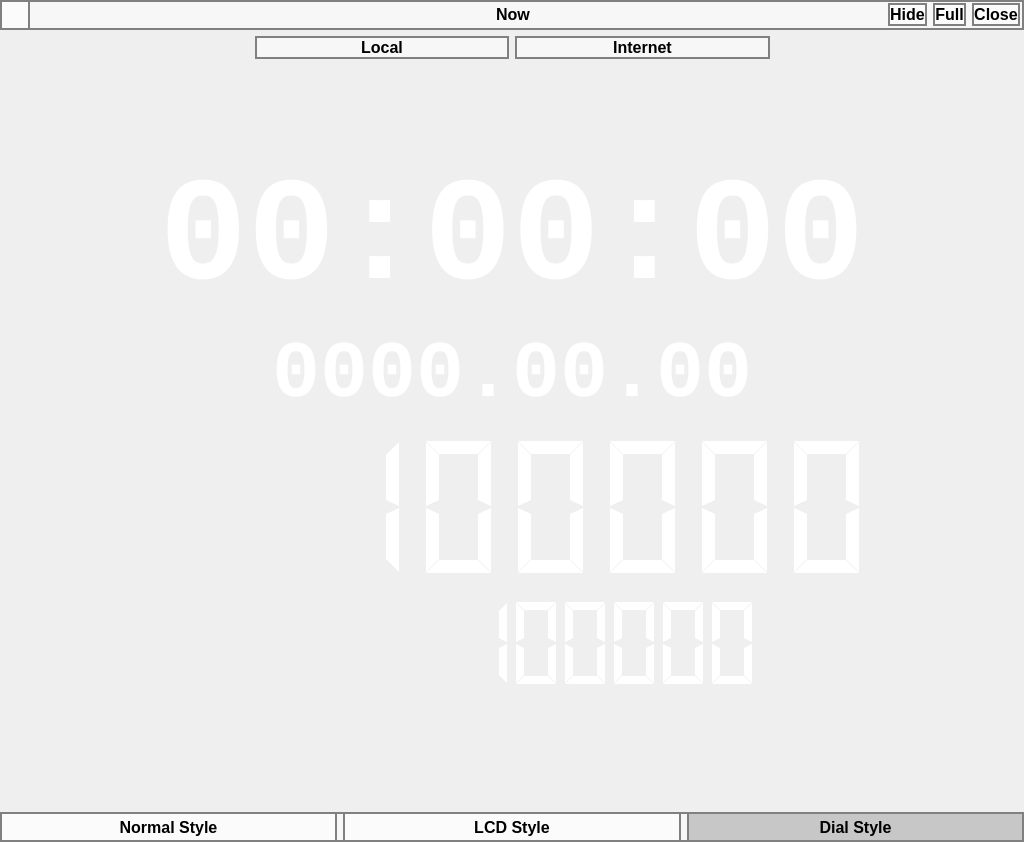
<?xml version="1.0" encoding="UTF-8"?>
<ui version="4.0">
 <class>MainWindow</class>
 <widget class="QWidget" name="MainWindow">
  <property name="geometry">
   <rect>
    <x>0</x>
    <y>0</y>
    <width>1024</width>
    <height>842</height>
   </rect>
  </property>
  <property name="font">
   <font>
    <family>Arial</family>
    <pointsize>12</pointsize>
    <bold>true</bold>
   </font>
  </property>
  <property name="windowTitle">
   <string>Now</string>
  </property>
  <property name="styleSheet">
   <string notr="true"/>
  </property>
  <layout class="QVBoxLayout" name="verticalLayout">
   <property name="spacing">
    <number>6</number>
   </property>
   <property name="leftMargin">
    <number>0</number>
   </property>
   <property name="topMargin">
    <number>0</number>
   </property>
   <property name="rightMargin">
    <number>0</number>
   </property>
   <property name="bottomMargin">
    <number>0</number>
   </property>
   <item>
    <widget class="QWidget" name="VLayMain" native="true">
     <property name="sizePolicy">
      <sizepolicy hsizetype="Preferred" vsizetype="Preferred">
       <horstretch>0</horstretch>
       <verstretch>0</verstretch>
      </sizepolicy>
     </property>
     <layout class="QVBoxLayout" name="verticalLayout_3">
      <property name="leftMargin">
       <number>0</number>
      </property>
      <property name="topMargin">
       <number>0</number>
      </property>
      <property name="rightMargin">
       <number>0</number>
      </property>
      <property name="bottomMargin">
       <number>0</number>
      </property>
      <item>
       <widget class="QWidget" name="HLayTitle" native="true">
        <property name="sizePolicy">
         <sizepolicy hsizetype="Expanding" vsizetype="Fixed">
          <horstretch>0</horstretch>
          <verstretch>0</verstretch>
         </sizepolicy>
        </property>
        <property name="minimumSize">
         <size>
          <width>0</width>
          <height>30</height>
         </size>
        </property>
        <property name="styleSheet">
         <string notr="true">.QWidget, QPushButton, QToolButton
{
    background-color: rgba(255, 255, 255, 0.5);
    border: 2px solid gray;
}

/* 鼠标悬停时 */
QPushButton:hover
{
    background-color: rgba(200, 200, 200, 0.5);
}

/* 鼠标按下时 */
QPushButton:pressed
{
    background-color: rgba(150, 150, 150, 0.5);
}</string>
        </property>
        <layout class="QHBoxLayout" name="horizontalLayout_2">
         <property name="leftMargin">
          <number>0</number>
         </property>
         <property name="topMargin">
          <number>0</number>
         </property>
         <property name="rightMargin">
          <number>0</number>
         </property>
         <property name="bottomMargin">
          <number>0</number>
         </property>
         <item>
          <widget class="QToolButton" name="btnMenu">
           <property name="font">
            <font>
             <family>Arial</family>
             <pointsize>12</pointsize>
             <bold>true</bold>
            </font>
           </property>
           <property name="icon">
            <iconset resource="resource.qrc">
             <normaloff>:/icon.ico</normaloff>:/icon.ico</iconset>
           </property>
           <property name="iconSize">
            <size>
             <width>23</width>
             <height>23</height>
            </size>
           </property>
           <property name="popupMode">
            <enum>QToolButton::InstantPopup</enum>
           </property>
           <property name="toolButtonStyle">
            <enum>Qt::ToolButtonTextBesideIcon</enum>
           </property>
           <property name="autoRaise">
            <bool>false</bool>
           </property>
           <property name="arrowType">
            <enum>Qt::NoArrow</enum>
           </property>
          </widget>
         </item>
         <item>
          <spacer name="horizontalSpacer_3">
           <property name="orientation">
            <enum>Qt::Horizontal</enum>
           </property>
           <property name="sizeType">
            <enum>QSizePolicy::Preferred</enum>
           </property>
           <property name="sizeHint" stdset="0">
            <size>
             <width>108</width>
             <height>20</height>
            </size>
           </property>
          </spacer>
         </item>
         <item>
          <widget class="QLabel" name="labTitle">
           <property name="sizePolicy">
            <sizepolicy hsizetype="Expanding" vsizetype="Fixed">
             <horstretch>0</horstretch>
             <verstretch>0</verstretch>
            </sizepolicy>
           </property>
           <property name="font">
            <font>
             <family>Arial</family>
             <pointsize>12</pointsize>
             <bold>true</bold>
            </font>
           </property>
           <property name="text">
            <string>Now</string>
           </property>
           <property name="alignment">
            <set>Qt::AlignCenter</set>
           </property>
          </widget>
         </item>
         <item>
          <widget class="QPushButton" name="btnHide">
           <property name="text">
            <string>Hide</string>
           </property>
          </widget>
         </item>
         <item>
          <widget class="QPushButton" name="btnFull">
           <property name="sizePolicy">
            <sizepolicy hsizetype="Fixed" vsizetype="Fixed">
             <horstretch>0</horstretch>
             <verstretch>0</verstretch>
            </sizepolicy>
           </property>
           <property name="font">
            <font>
             <family>Arial</family>
             <pointsize>12</pointsize>
             <bold>true</bold>
            </font>
           </property>
           <property name="text">
            <string>Full</string>
           </property>
           <property name="icon">
            <iconset resource="resource.qrc">
             <normaloff>:/resource/full.svg</normaloff>:/resource/full.svg</iconset>
           </property>
           <property name="iconSize">
            <size>
             <width>30</width>
             <height>16</height>
            </size>
           </property>
          </widget>
         </item>
         <item>
          <widget class="QPushButton" name="btnClose">
           <property name="sizePolicy">
            <sizepolicy hsizetype="Maximum" vsizetype="Fixed">
             <horstretch>0</horstretch>
             <verstretch>0</verstretch>
            </sizepolicy>
           </property>
           <property name="font">
            <font>
             <family>Arial</family>
             <pointsize>12</pointsize>
             <bold>true</bold>
            </font>
           </property>
           <property name="text">
            <string>Close</string>
           </property>
           <property name="icon">
            <iconset resource="resource.qrc">
             <normaloff>:/resource/close.svg</normaloff>:/resource/close.svg</iconset>
           </property>
           <property name="iconSize">
            <size>
             <width>20</width>
             <height>16</height>
            </size>
           </property>
          </widget>
         </item>
         <item>
          <spacer name="horizontalSpacer_4">
           <property name="orientation">
            <enum>Qt::Horizontal</enum>
           </property>
           <property name="sizeType">
            <enum>QSizePolicy::Preferred</enum>
           </property>
           <property name="sizeHint" stdset="0">
            <size>
             <width>4</width>
             <height>20</height>
            </size>
           </property>
          </spacer>
         </item>
        </layout>
       </widget>
      </item>
      <item>
       <widget class="QWidget" name="HLayMode" native="true">
        <layout class="QHBoxLayout" name="horizontalLayout_3">
         <property name="leftMargin">
          <number>0</number>
         </property>
         <property name="topMargin">
          <number>0</number>
         </property>
         <property name="rightMargin">
          <number>0</number>
         </property>
         <property name="bottomMargin">
          <number>0</number>
         </property>
         <item>
          <spacer name="horizontalSpacer">
           <property name="orientation">
            <enum>Qt::Horizontal</enum>
           </property>
           <property name="sizeHint" stdset="0">
            <size>
             <width>40</width>
             <height>20</height>
            </size>
           </property>
          </spacer>
         </item>
         <item>
          <widget class="QPushButton" name="btnLocal">
           <property name="enabled">
            <bool>true</bool>
           </property>
           <property name="sizePolicy">
            <sizepolicy hsizetype="Expanding" vsizetype="Fixed">
             <horstretch>0</horstretch>
             <verstretch>0</verstretch>
            </sizepolicy>
           </property>
           <property name="font">
            <font>
             <family>Arial</family>
             <pointsize>12</pointsize>
             <bold>true</bold>
            </font>
           </property>
           <property name="styleSheet">
            <string notr="true">QPushButton
{
    background-color: rgba(255, 255, 255, 0.5);
    border: 2px solid gray;
}

/* 鼠标悬停时 */
QPushButton:hover
{
    background-color: rgba(200, 200, 200, 0.5);
}

/* 鼠标按下时 */
QPushButton:pressed
{
    background-color: rgba(150, 150, 150, 0.5);
}

/* 鼠标复选时 */
QPushButton:checked
{
    background-color: rgba(150, 150, 150, 0.5);
}</string>
           </property>
           <property name="text">
            <string>Local</string>
           </property>
           <property name="checkable">
            <bool>true</bool>
           </property>
           <property name="checked">
            <bool>false</bool>
           </property>
           <property name="autoExclusive">
            <bool>true</bool>
           </property>
          </widget>
         </item>
         <item>
          <widget class="QPushButton" name="btnInternet">
           <property name="sizePolicy">
            <sizepolicy hsizetype="Expanding" vsizetype="Fixed">
             <horstretch>0</horstretch>
             <verstretch>0</verstretch>
            </sizepolicy>
           </property>
           <property name="font">
            <font>
             <family>Arial</family>
             <pointsize>12</pointsize>
             <bold>true</bold>
            </font>
           </property>
           <property name="styleSheet">
            <string notr="true">QPushButton
{
    background-color: rgba(255, 255, 255, 0.5);
    border: 2px solid gray;
}

/* 鼠标悬停时 */
QPushButton:hover
{
    background-color: rgba(200, 200, 200, 0.5);
}

/* 鼠标按下时 */
QPushButton:pressed
{
    background-color: rgba(150, 150, 150, 0.5);
}

/* 鼠标复选时 */
QPushButton:checked
{
    background-color: rgba(150, 150, 150, 0.5);
}</string>
           </property>
           <property name="text">
            <string>Internet</string>
           </property>
           <property name="checkable">
            <bool>true</bool>
           </property>
           <property name="autoExclusive">
            <bool>true</bool>
           </property>
          </widget>
         </item>
         <item>
          <spacer name="horizontalSpacer_2">
           <property name="orientation">
            <enum>Qt::Horizontal</enum>
           </property>
           <property name="sizeHint" stdset="0">
            <size>
             <width>40</width>
             <height>20</height>
            </size>
           </property>
          </spacer>
         </item>
        </layout>
       </widget>
      </item>
      <item>
       <widget class="QWidget" name="VLayDateTime" native="true">
        <layout class="QVBoxLayout" name="verticalLayout_2">
         <property name="leftMargin">
          <number>0</number>
         </property>
         <property name="topMargin">
          <number>0</number>
         </property>
         <property name="rightMargin">
          <number>0</number>
         </property>
         <property name="bottomMargin">
          <number>0</number>
         </property>
         <item>
          <spacer name="verticalSpacer">
           <property name="orientation">
            <enum>Qt::Vertical</enum>
           </property>
           <property name="sizeType">
            <enum>QSizePolicy::MinimumExpanding</enum>
           </property>
           <property name="sizeHint" stdset="0">
            <size>
             <width>20</width>
             <height>40</height>
            </size>
           </property>
          </spacer>
         </item>
         <item>
          <widget class="QLabel" name="labTime">
           <property name="palette">
            <palette>
             <active>
              <colorrole role="WindowText">
               <brush brushstyle="SolidPattern">
                <color alpha="255">
                 <red>255</red>
                 <green>255</green>
                 <blue>255</blue>
                </color>
               </brush>
              </colorrole>
             </active>
             <inactive>
              <colorrole role="WindowText">
               <brush brushstyle="SolidPattern">
                <color alpha="255">
                 <red>255</red>
                 <green>255</green>
                 <blue>255</blue>
                </color>
               </brush>
              </colorrole>
             </inactive>
             <disabled/>
            </palette>
           </property>
           <property name="font">
            <font>
             <family>Consolas</family>
             <pointsize>110</pointsize>
             <bold>true</bold>
             <stylestrategy>PreferAntialias</stylestrategy>
            </font>
           </property>
           <property name="locale">
            <locale language="English" country="UnitedStates"/>
           </property>
           <property name="text">
            <string notr="true">00:00:00</string>
           </property>
           <property name="alignment">
            <set>Qt::AlignCenter</set>
           </property>
          </widget>
         </item>
         <item>
          <widget class="QLabel" name="labDate">
           <property name="palette">
            <palette>
             <active>
              <colorrole role="WindowText">
               <brush brushstyle="SolidPattern">
                <color alpha="255">
                 <red>255</red>
                 <green>255</green>
                 <blue>255</blue>
                </color>
               </brush>
              </colorrole>
             </active>
             <inactive>
              <colorrole role="WindowText">
               <brush brushstyle="SolidPattern">
                <color alpha="255">
                 <red>255</red>
                 <green>255</green>
                 <blue>255</blue>
                </color>
               </brush>
              </colorrole>
             </inactive>
             <disabled/>
            </palette>
           </property>
           <property name="font">
            <font>
             <family>Consolas</family>
             <pointsize>60</pointsize>
             <bold>true</bold>
             <stylestrategy>PreferAntialias</stylestrategy>
            </font>
           </property>
           <property name="locale">
            <locale language="English" country="UnitedStates"/>
           </property>
           <property name="text">
            <string notr="true">0000.00.00</string>
           </property>
           <property name="alignment">
            <set>Qt::AlignCenter</set>
           </property>
          </widget>
         </item>
         <item>
          <widget class="QLCDNumber" name="lcdTime">
           <property name="minimumSize">
            <size>
             <width>0</width>
             <height>160</height>
            </size>
           </property>
           <property name="palette">
            <palette>
             <active>
              <colorrole role="WindowText">
               <brush brushstyle="SolidPattern">
                <color alpha="255">
                 <red>255</red>
                 <green>255</green>
                 <blue>255</blue>
                </color>
               </brush>
              </colorrole>
             </active>
             <inactive>
              <colorrole role="WindowText">
               <brush brushstyle="SolidPattern">
                <color alpha="255">
                 <red>255</red>
                 <green>255</green>
                 <blue>255</blue>
                </color>
               </brush>
              </colorrole>
             </inactive>
             <disabled/>
            </palette>
           </property>
           <property name="autoFillBackground">
            <bool>false</bool>
           </property>
           <property name="frameShape">
            <enum>QFrame::NoFrame</enum>
           </property>
           <property name="smallDecimalPoint">
            <bool>true</bool>
           </property>
           <property name="digitCount">
            <number>8</number>
           </property>
           <property name="segmentStyle">
            <enum>QLCDNumber::Flat</enum>
           </property>
           <property name="intValue" stdset="0">
            <number>12345678</number>
           </property>
          </widget>
         </item>
         <item>
          <widget class="QLCDNumber" name="lcdDate">
           <property name="minimumSize">
            <size>
             <width>0</width>
             <height>100</height>
            </size>
           </property>
           <property name="palette">
            <palette>
             <active>
              <colorrole role="WindowText">
               <brush brushstyle="SolidPattern">
                <color alpha="255">
                 <red>255</red>
                 <green>255</green>
                 <blue>255</blue>
                </color>
               </brush>
              </colorrole>
             </active>
             <inactive>
              <colorrole role="WindowText">
               <brush brushstyle="SolidPattern">
                <color alpha="255">
                 <red>255</red>
                 <green>255</green>
                 <blue>255</blue>
                </color>
               </brush>
              </colorrole>
             </inactive>
             <disabled/>
            </palette>
           </property>
           <property name="font">
            <font>
             <family>Arial</family>
             <pointsize>9</pointsize>
             <bold>true</bold>
            </font>
           </property>
           <property name="frameShape">
            <enum>QFrame::NoFrame</enum>
           </property>
           <property name="smallDecimalPoint">
            <bool>false</bool>
           </property>
           <property name="digitCount">
            <number>10</number>
           </property>
           <property name="segmentStyle">
            <enum>QLCDNumber::Flat</enum>
           </property>
           <property name="intValue" stdset="0">
            <number>1234567890</number>
           </property>
          </widget>
         </item>
         <item>
          <spacer name="verticalSpacer_2">
           <property name="orientation">
            <enum>Qt::Vertical</enum>
           </property>
           <property name="sizeType">
            <enum>QSizePolicy::MinimumExpanding</enum>
           </property>
           <property name="sizeHint" stdset="0">
            <size>
             <width>20</width>
             <height>40</height>
            </size>
           </property>
          </spacer>
         </item>
         <item>
          <widget class="QLabel" name="labInternet">
           <property name="palette">
            <palette>
             <active>
              <colorrole role="WindowText">
               <brush brushstyle="SolidPattern">
                <color alpha="255">
                 <red>255</red>
                 <green>255</green>
                 <blue>255</blue>
                </color>
               </brush>
              </colorrole>
             </active>
             <inactive>
              <colorrole role="WindowText">
               <brush brushstyle="SolidPattern">
                <color alpha="255">
                 <red>255</red>
                 <green>255</green>
                 <blue>255</blue>
                </color>
               </brush>
              </colorrole>
             </inactive>
             <disabled/>
            </palette>
           </property>
           <property name="font">
            <font>
             <family>Arial</family>
             <pointsize>12</pointsize>
             <bold>false</bold>
            </font>
           </property>
           <property name="text">
            <string notr="true"/>
           </property>
           <property name="alignment">
            <set>Qt::AlignCenter</set>
           </property>
          </widget>
         </item>
        </layout>
       </widget>
      </item>
      <item>
       <widget class="QWidget" name="HLayStyle" native="true">
        <property name="minimumSize">
         <size>
          <width>0</width>
          <height>30</height>
         </size>
        </property>
        <property name="autoFillBackground">
         <bool>false</bool>
        </property>
        <property name="styleSheet">
         <string notr="true">.QWidget, QPushButton
{
    background-color: rgba(255, 255, 255, 0.5);
    border: 2px solid gray;
}

/* 鼠标悬停时 */
QPushButton:hover
{
    background-color: rgba(200, 200, 200, 0.5);
}

/* 鼠标按下时 */
QPushButton:pressed
{
    background-color: rgba(150, 150, 150, 0.5);
}

/* 鼠标复选时 */
QPushButton:checked
{
    background-color: rgba(150, 150, 150, 0.5);
}</string>
        </property>
        <layout class="QHBoxLayout" name="horizontalLayout">
         <property name="leftMargin">
          <number>0</number>
         </property>
         <property name="topMargin">
          <number>0</number>
         </property>
         <property name="rightMargin">
          <number>0</number>
         </property>
         <property name="bottomMargin">
          <number>0</number>
         </property>
         <item>
          <widget class="QPushButton" name="btnNormal">
           <property name="sizePolicy">
            <sizepolicy hsizetype="Minimum" vsizetype="Preferred">
             <horstretch>0</horstretch>
             <verstretch>0</verstretch>
            </sizepolicy>
           </property>
           <property name="font">
            <font>
             <family>Arial</family>
             <pointsize>12</pointsize>
             <bold>true</bold>
            </font>
           </property>
           <property name="text">
            <string>Normal Style</string>
           </property>
           <property name="checkable">
            <bool>true</bool>
           </property>
           <property name="autoRepeat">
            <bool>false</bool>
           </property>
           <property name="autoExclusive">
            <bool>true</bool>
           </property>
          </widget>
         </item>
         <item>
          <widget class="QPushButton" name="btnLCD">
           <property name="sizePolicy">
            <sizepolicy hsizetype="Minimum" vsizetype="Preferred">
             <horstretch>0</horstretch>
             <verstretch>0</verstretch>
            </sizepolicy>
           </property>
           <property name="font">
            <font>
             <family>Arial</family>
             <pointsize>12</pointsize>
             <bold>true</bold>
            </font>
           </property>
           <property name="text">
            <string>LCD Style</string>
           </property>
           <property name="checkable">
            <bool>true</bool>
           </property>
           <property name="autoRepeat">
            <bool>false</bool>
           </property>
           <property name="autoExclusive">
            <bool>true</bool>
           </property>
          </widget>
         </item>
         <item>
          <widget class="QPushButton" name="btnDial">
           <property name="sizePolicy">
            <sizepolicy hsizetype="Minimum" vsizetype="Preferred">
             <horstretch>0</horstretch>
             <verstretch>0</verstretch>
            </sizepolicy>
           </property>
           <property name="font">
            <font>
             <family>Arial</family>
             <pointsize>12</pointsize>
             <bold>true</bold>
            </font>
           </property>
           <property name="text">
            <string>Dial Style</string>
           </property>
           <property name="checkable">
            <bool>true</bool>
           </property>
           <property name="checked">
            <bool>true</bool>
           </property>
           <property name="autoRepeat">
            <bool>false</bool>
           </property>
           <property name="autoExclusive">
            <bool>true</bool>
           </property>
          </widget>
         </item>
        </layout>
       </widget>
      </item>
     </layout>
    </widget>
   </item>
  </layout>
  <action name="actLaunch">
   <property name="checkable">
    <bool>true</bool>
   </property>
   <property name="text">
    <string>Auto Launch</string>
   </property>
  </action>
  <action name="actRefresh">
   <property name="text">
    <string>Network Time Refresh Interval</string>
   </property>
   <property name="menuRole">
    <enum>QAction::NoRole</enum>
   </property>
  </action>
  <action name="actServer">
   <property name="text">
    <string>Server</string>
   </property>
   <property name="menuRole">
    <enum>QAction::NoRole</enum>
   </property>
  </action>
  <action name="actBell">
   <property name="checkable">
    <bool>true</bool>
   </property>
   <property name="text">
    <string>Bell</string>
   </property>
   <property name="menuRole">
    <enum>QAction::NoRole</enum>
   </property>
  </action>
  <action name="actLanguage">
   <property name="text">
    <string>Language</string>
   </property>
   <property name="menuRole">
    <enum>QAction::NoRole</enum>
   </property>
  </action>
  <action name="actAbout">
   <property name="text">
    <string>About</string>
   </property>
   <property name="menuRole">
    <enum>QAction::NoRole</enum>
   </property>
  </action>
 </widget>
 <resources>
  <include location="resource.qrc"/>
 </resources>
 <connections>
  <connection>
   <sender>btnClose</sender>
   <signal>clicked()</signal>
   <receiver>MainWindow</receiver>
   <slot>close()</slot>
   <hints>
    <hint type="sourcelabel">
     <x>567</x>
     <y>28</y>
    </hint>
    <hint type="destinationlabel">
     <x>299</x>
     <y>200</y>
    </hint>
   </hints>
  </connection>
  <connection>
   <sender>btnHide</sender>
   <signal>clicked()</signal>
   <receiver>MainWindow</receiver>
   <slot>showMinimized()</slot>
   <hints>
    <hint type="sourcelabel">
     <x>874</x>
     <y>14</y>
    </hint>
    <hint type="destinationlabel">
     <x>511</x>
     <y>420</y>
    </hint>
   </hints>
  </connection>
 </connections>
</ui>
